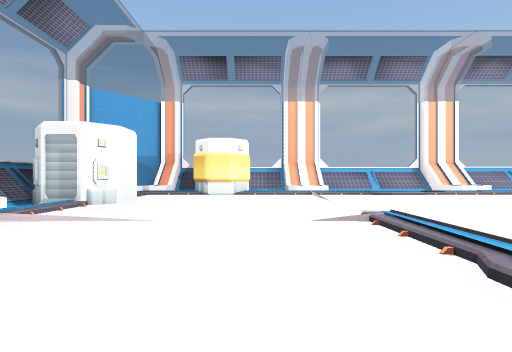
View 1 (above)

24 first-person views from a walk through a scene from a Unity 3-D project. The camera is 1.3 m above the floor, looks level and sees 85° across. The floor is counted in squares, 2 m on a side. Each view is taken from the middle of a square. On the plan, view 1 faces up. The plan holds only what a view shows up to about 9 squares ahead; the rest is blank. The place goes on beyond the plan. Flat ground stands in for the terrain. The player character is not drawn. Some animated figures are left out.

View 2
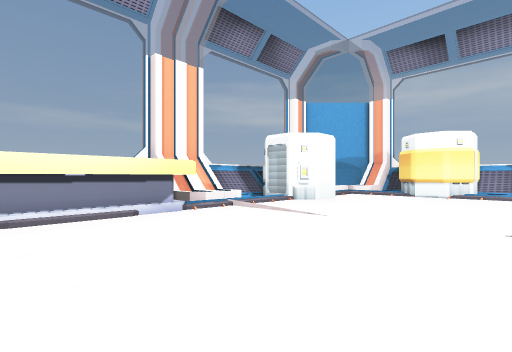

View 3
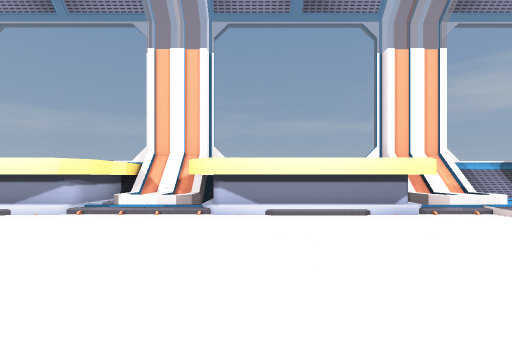

View 4
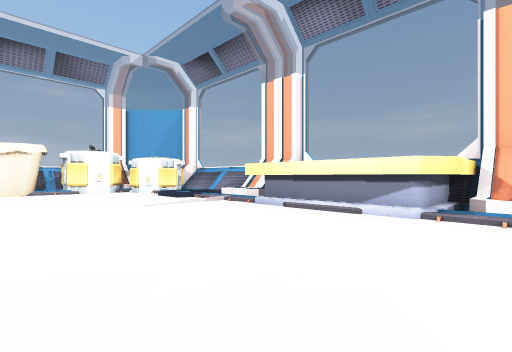

View 5
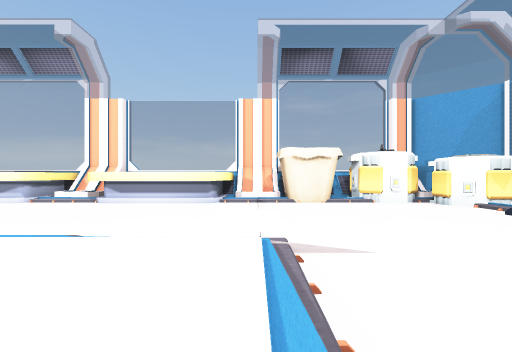

View 6
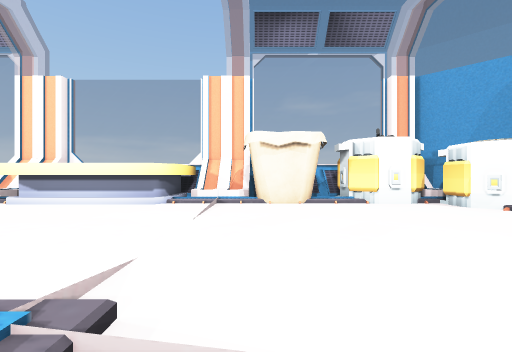

View 7
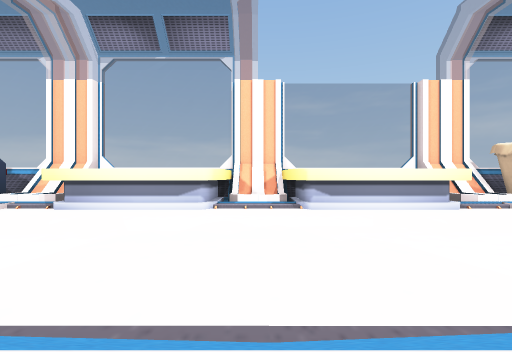

View 8
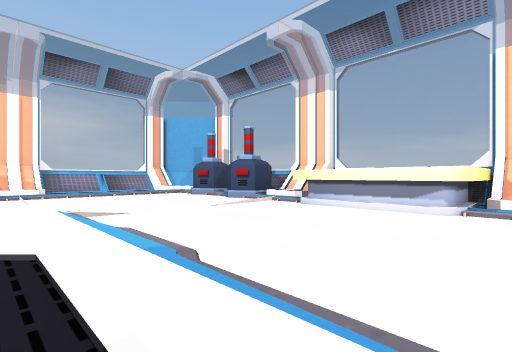

View 9
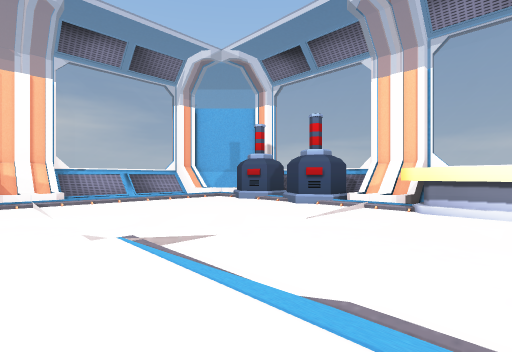

View 10
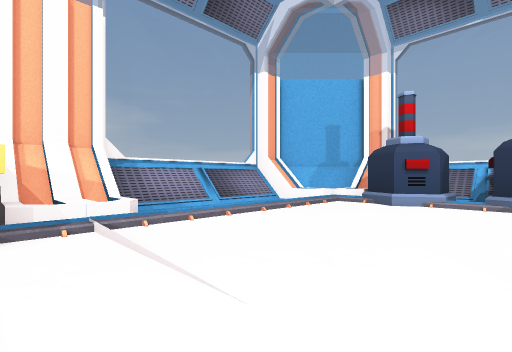

View 11
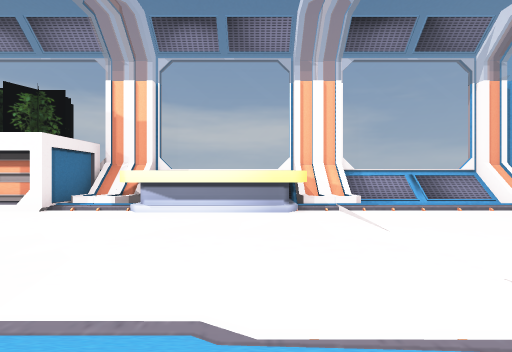

View 12
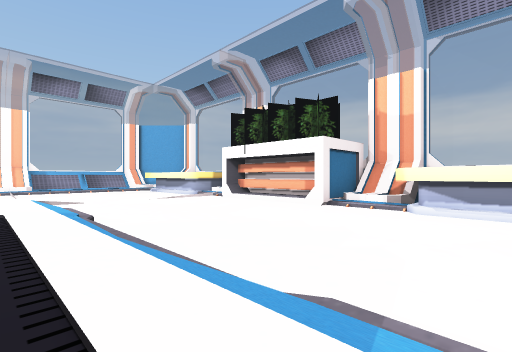

View 13
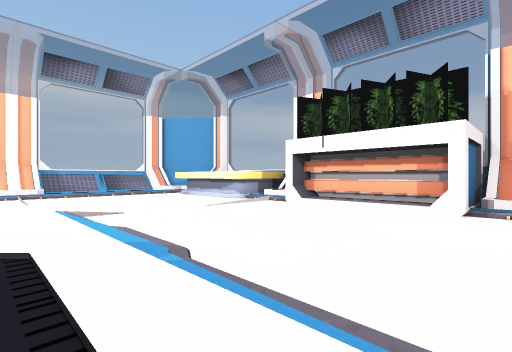

View 14
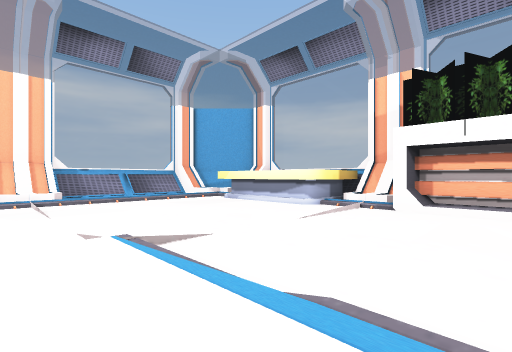

View 15
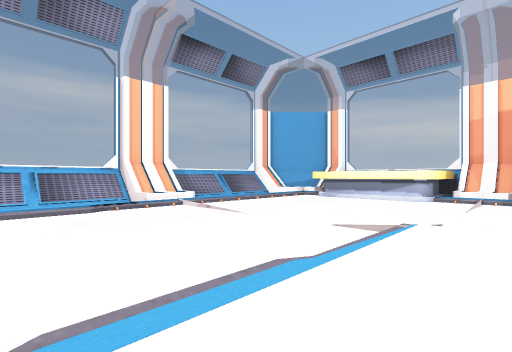

View 16
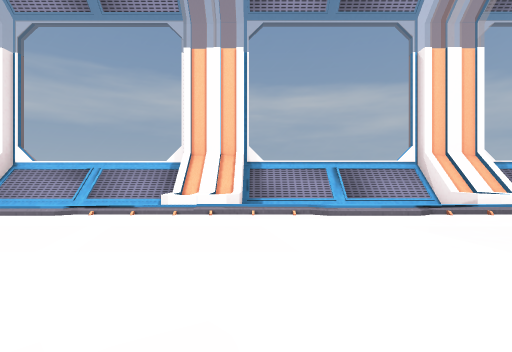

View 17
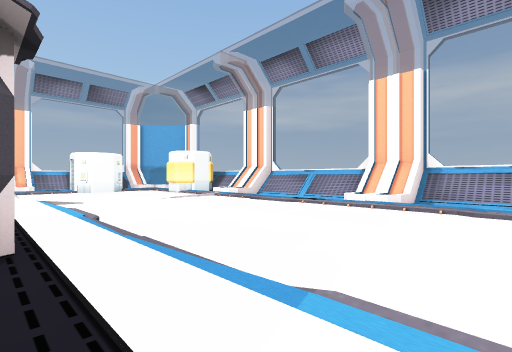

View 18
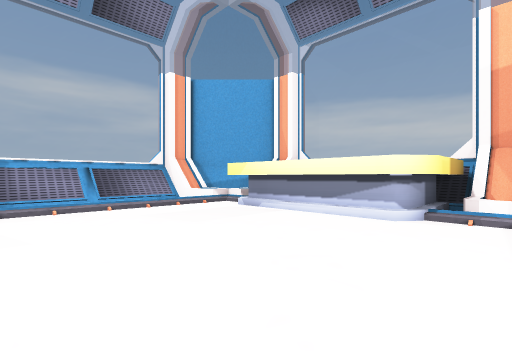

View 19
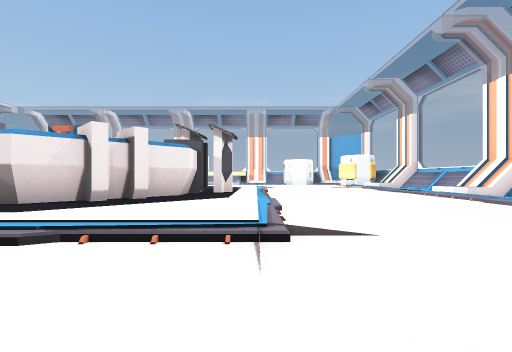

View 20
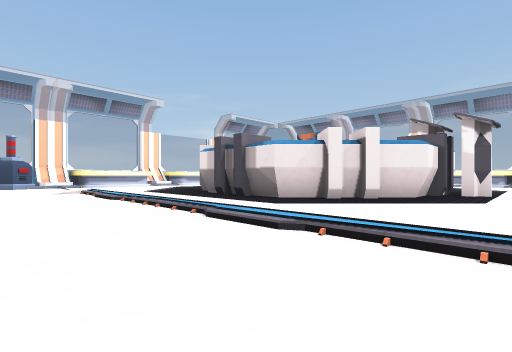

View 21
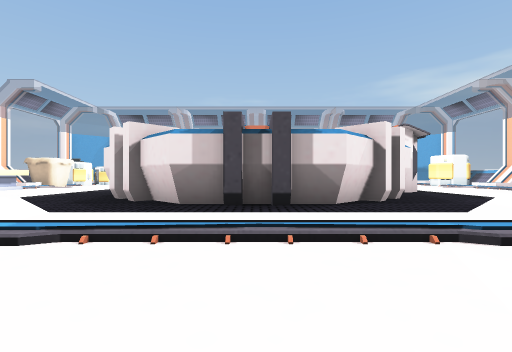

View 22
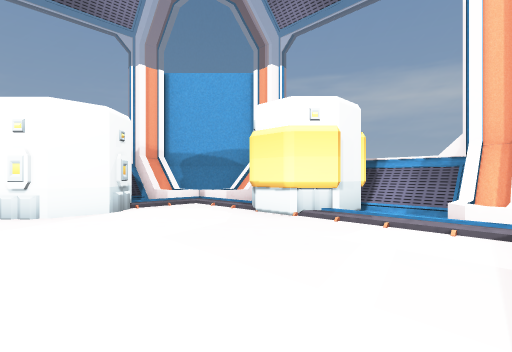

View 23
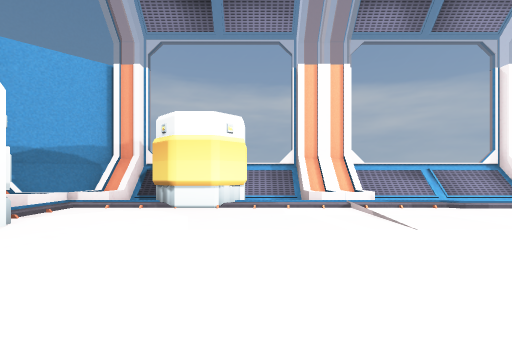

View 24
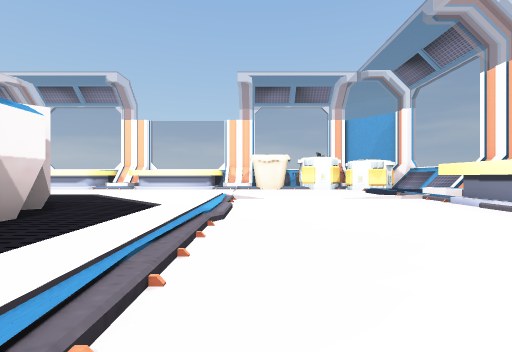

### Floor plan
Key: @ floor where view 1 was taken; # wall or solid block; . main floor; : floor 0.25 m higher than the main floor; / step, stairs or slope; = window, fence, low wall or low ledge; ^ raised ledge; v drop or lower ground; C console; O other object.
Columns run from 7 left of view 1 to 23 right of it. Each row starts with its distance up from view 1.
 13     = ==# ====# ====#  ===#
 12   v#/ ///#/////#/////#/////#
 11  v#v.  .//....//....//..../v#
 10  #vv/O#///=/////=/////=////vv#
  9 =/./......................   #
  8 =/ O.......................  =
  7 =/##.......................  =
  6 =/.O......................   =
  5 #//=....................../=/#
  4  #//.....//::///:::///.....//#
  3  #=#...../: :::C:::::/.....#
  2  = #...../    #C#::::/.....#
  1  = #.....        ##::/.....#
  0  = #...@.         #::/.....#
 -1  #=#...../        ##:/.....###
 -2  #//...../:        #:/.....//#
 -3  #=#...../:#      ##:/.....==#
 -4  = #...../:##     #::/.....  =
 -5  = #.....:::#    ##::/.....
 -6  = #.....::::   #::::/.....
 -7  #=#...../:::: ::::::/.....==#
 -8  #//...../////////////.....//#
 -9  #/=......................./.#
-10     ......................././=
-11    /......................././=
-12   OO......................././=
-13    #......#####.#^^^.......//#
-14  #OOO#.OO/=   =/^^^^^/#O.O#vv#
-15  v#=  .OO//   =/^   ^/O . Ov#
-16   v#  //###   ##^   ###///##
-17                         =

Where each view was taken, in squares from view 1:
view 1: 0 up, 0 right, facing up
view 2: 0 up, 1 right, facing up-left
view 3: 0 up, 1 right, facing left
view 4: 2 down, 1 right, facing down-left
view 5: 5 down, 2 right, facing down
view 6: 7 down, 1 right, facing down
view 7: 7 down, 8 right, facing down
view 8: 7 down, 8 right, facing down-right
view 9: 7 down, 11 right, facing down-right
view 10: 7 down, 16 right, facing down-right
view 11: 6 down, 13 right, facing right
view 12: 5 down, 13 right, facing up-right
view 13: 2 down, 13 right, facing up-right
view 14: 1 up, 13 right, facing up-right
view 15: 3 up, 10 right, facing up-right
view 16: 5 up, 9 right, facing up
view 17: 3 up, 11 right, facing up-left
view 18: 4 up, 15 right, facing up-right
view 19: 4 up, 17 right, facing left
view 20: 4 up, 17 right, facing down-left
view 21: 2 down, 17 right, facing left
view 22: 6 up, 2 right, facing up-left
view 23: 4 up, 0 right, facing up
view 24: 0 up, 1 right, facing down
